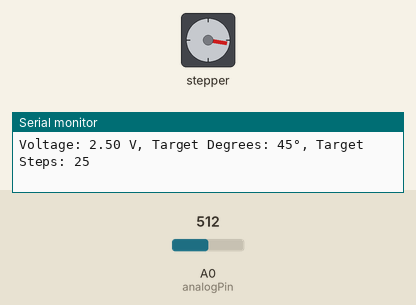
Simulated run of this sketch. Board: Arduino Uno, built with avr-gcc and run on an emulated ATmega328P. On the bench: stepper motor, the last lines printed to the serial monitor. Inputs (shaded band) come from the test bench; at power-on: A0 (analogPin) = 512. Stepper angles assume 90 steps per turn.

Above: at 1.2 s.
1.3 s: A0 (analogPin) set to 490
At 1.8 s:
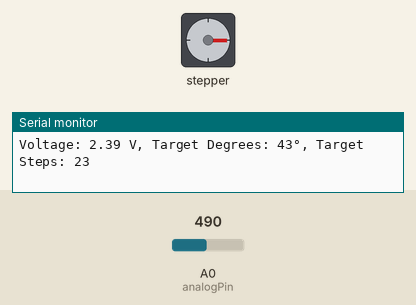
2.8 s: A0 (analogPin) set to 122
At 4.2 s:
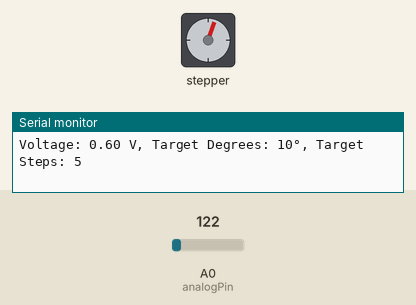
4.5 s: A0 (analogPin) set to 80
At 5.7 s:
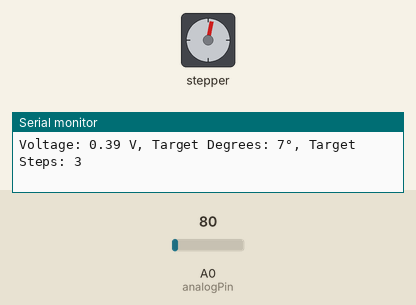
6.0 s: A0 (analogPin) set to 119
At 6.9 s:
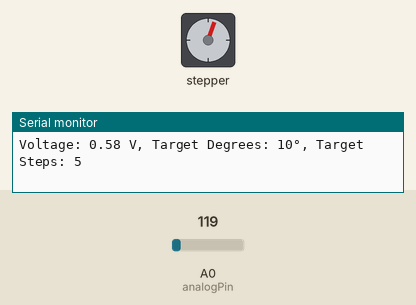
7.5 s: A0 (analogPin) set to 132
At 8.6 s:
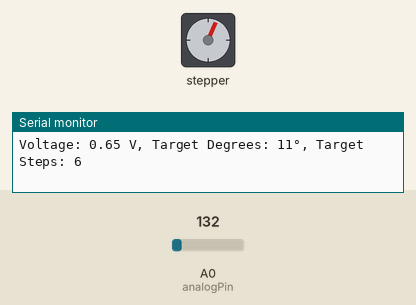
10.5 s: A0 (analogPin) set to 306
At 11.0 s:
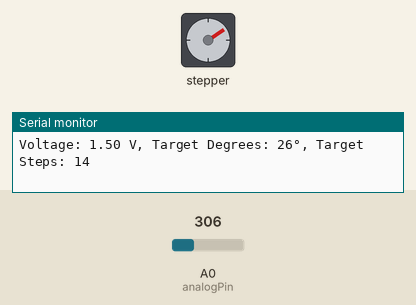
Timing chart, 0 to 13.1 s (numbered marks = the images above; inputs shaded):
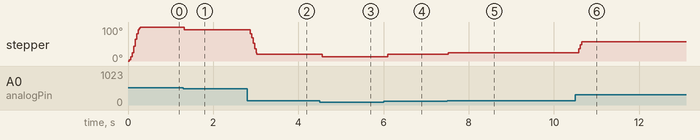

The sketch:

Throttle_control.ino
```cpp
#include <AccelStepper.h>

// Define the stepper motor and the pins that are connected to
AccelStepper stepper1(1, 2, 5); // 1 means a driver with 2 pins: STEP, DIR. Pins 2 and 5 are for STEP and DIR respectively.

// Constants
const int analogPin = A0;                // Analog pin for the 0-5V signal input
const int stepsPerRevolution = 90 / 1.8; // Steps for a full 90-degree throttle rotation
const float maxVoltage = 5.0;            // Maximum input voltage
const int maxDegrees = 90;               // Maximum throttle position in degrees

void setup() {
  Serial.begin(9600);
  stepper1.setMaxSpeed(500);       // Set max speed
  stepper1.setAcceleration(1000);  // Set acceleration
  stepper1.setCurrentPosition(0);  // Set the current position to 0
}

void loop() {
  // Read the analog value (0-1023) from the analog pin
  int analogValue = analogRead(analogPin);

  // Convert analog reading to voltage
  float voltage = analogValue * (maxVoltage / 1023.0);

  // Map the voltage to throttle position in degrees (0-90 degrees)
  int targetDegrees = (voltage / maxVoltage) * maxDegrees;

  // Convert degrees to steps for the stepper motor
  int targetSteps = (targetDegrees / (float)maxDegrees) * stepsPerRevolution;

  // Move the stepper motor to the target position
  stepper1.moveTo(targetSteps);
  while (stepper1.distanceToGo() != 0) {
    stepper1.run();
  }

  // Debugging information
  Serial.print("Voltage: ");
  Serial.print(voltage);
  Serial.print(" V, Target Degrees: ");
  Serial.print(targetDegrees);
  Serial.print("°, Target Steps: ");
  Serial.println(targetSteps);

  delay(100); // Small delay to avoid excessive updates
}
```

Measured:
- after the input at 2.8 s, stepper: turns 72° counter-clockwise in 0.16 s, starting after 0.07 s
- after the input at 10.5 s, stepper: turns 32° clockwise, starting after 0.08 s
- by itself, stepper: turns 100° clockwise in 0.26 s
